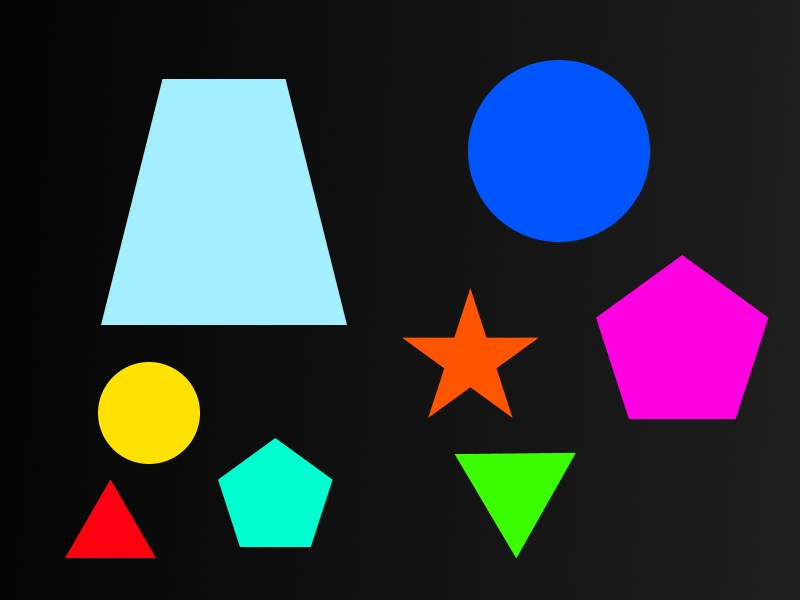
#> input picture example.jpg, 800 x 600 px
$ python get_shape.py -f example.jpg   (older library calls are emulated)
#> lines starting #> are read from the running program, lines starting #| are printed output that depends on the picture; after the words box and inside, x2 and y2 are one past the last pixel; in counts of white or black regions, pixels touching at a corner belong together
### shapes/detector.py
# import openCV
import cv2

class Detector:
	def __init__(self):
		pass

	def detect(self, c):
		shape = "Unbekannt"
		peri = cv2.arcLength(c, True)
		approx = cv2.approxPolyDP(c, 0.04 * peri, True)

		# 3 vertices => triangle
		if len(approx) == 3:
			shape = "Dreieck"


		# 4 vertices => square or rectangle
		elif len(approx) == 4:
			# use the bounding box to compute the aspect ratio
			(x, y, w, h) = cv2.boundingRect(approx)
			ar = w / float(h)

			# square => aspect ratio that is approximately equal to one,
            # otherwise, the shape is a rectangle
			shape = "Quadrat" if ar >= 0.95 and ar <= 1.05 else "Rechteck"

		# 5 vertices => pentagon
		elif len(approx) == 5:
			shape = "Pentagon"

		# otherwise, we assume the shape is a circle# 5 vertices => pentagon
		elif len(approx) >8 :
			shape = "TODO"

		# otherwise => circle
		else:
			shape = "Kreis"

		return shape

### get_shape.py
# python get_shape.py -f example.jpg

# import packages
from shapes.detector import Detector
import argparse, imutils, cv2

# get an image
oArgParser = argparse.ArgumentParser()
oArgParser.add_argument("-f", "--file", required=True, help="path to your image")
aInputs = vars(oArgParser.parse_args())

# load and resize the image
image = cv2.imread(aInputs["file"])
#> image is the input picture: shape (600, 800, 3); mean B, G, R 63.9, 53, 48.9
resized = imutils.resize(image, width=300)
ratio = image.shape[0] / float(resized.shape[0])
#> ratio = 2.67

# convert to grayscale, blur it slightly, and use threshold
oImageGray = cv2.cvtColor(resized, cv2.COLOR_BGR2GRAY)
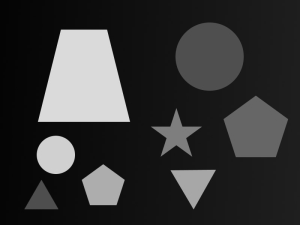
#> oImageGray: shape (225, 300); min 4, max 219, mean 53
oImageBlurred = cv2.GaussianBlur(oImageGray, (5, 5), 0)
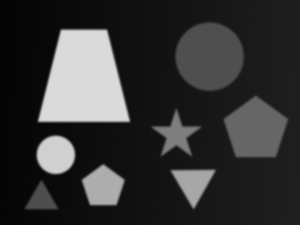
#> oImageBlurred: shape (225, 300); min 4, max 218, mean 53
oImageThresh = cv2.threshold(oImageBlurred, 60, 255, cv2.THRESH_BINARY)[1]
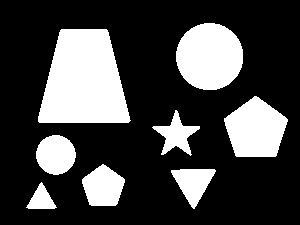
#> oImageThresh: shape (225, 300); 26.4% white; 8 white regions

# find contours in the thresholded image and use detector
counts = cv2.findContours(oImageThresh.copy(), cv2.RETR_EXTERNAL, cv2.CHAIN_APPROX_SIMPLE)
#> counts = 8 contours; box (x1, y1, x2, y2) and area: (38, 29, 131, 123) 6504, (176, 23, 243, 90) 3456, (224, 96, 288, 157) 2674, (82, 164, 125, 206) 1234, (36, 135, 76, 175) 1179, (171, 169, 216, 209) 928, (152, 110, 200, 156) 796, (26, 182, 57, 209) 403
counts = counts[0] if imutils.is_cv2() else counts[1]
oShape = Detector()

# loop over the contours
for c in counts:
	# calculate center of the contour, then try to get the name of the shape
	M = cv2.moments(c)
	cX = int((M["m10"] / M["m00"]) * ratio)
	cY = int((M["m01"] / M["m00"]) * ratio)
	shape = oShape.detect(c)

	# draw contours and name of the shape
	c = c.astype("float")
	c *= ratio
	c = c.astype("int")
	cv2.drawContours(image, [c], -1, (0, 255, 0), 2)
	cv2.putText(image, shape, (cX, cY), cv2.FONT_HERSHEY_DUPLEX, 0.5, (255, 255, 255), 2)

	# show the output
	cv2.imshow("Image", image)
#> this loop made 8 passes
#> (cX, cY, shape, peri in detect) on passes 3, 4, 5, 6, 8: (274, 497, 'Pentagon', 138.5), (147, 411, 'Kreis', 129.1), (469, 358, 'TODO', 183.9), (681, 343, 'Pentagon', 205.6), (557, 149, 'Kreis', 219.5)
#> (cX, cY, shape, peri in detect, approx in detect) on passes 1 to 2: (109, 530, 'Dreieck', 93.25, [[56, 207], [41, 182], [26, 207]]), (514, 486, 'Dreieck', 139.6, [[171, 170], [194, 208], [215, 170]])
#> pass 1, `cv2.imshow("Image", image)`:
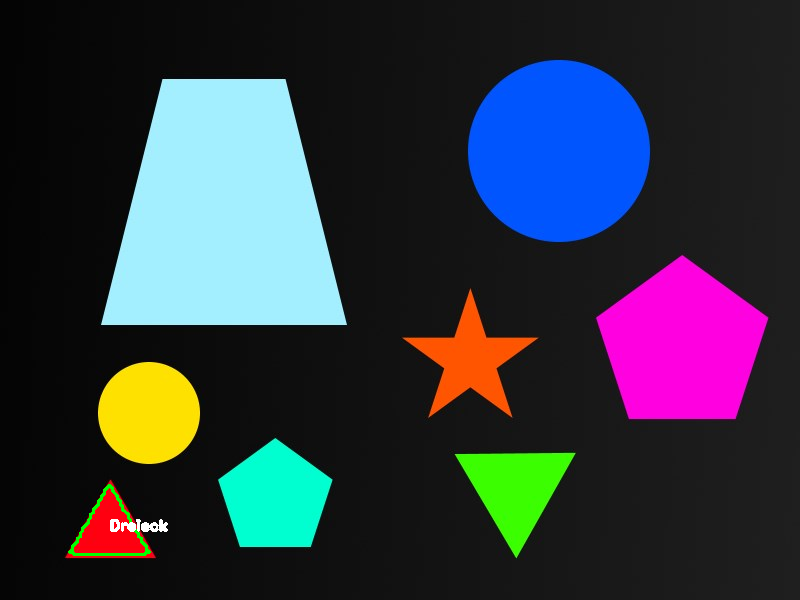
#> window 'Image': shape (600, 800, 3); mean B, G, R 64.1, 53.6, 48.7
#> pass 2, `cv2.imshow("Image", image)`:
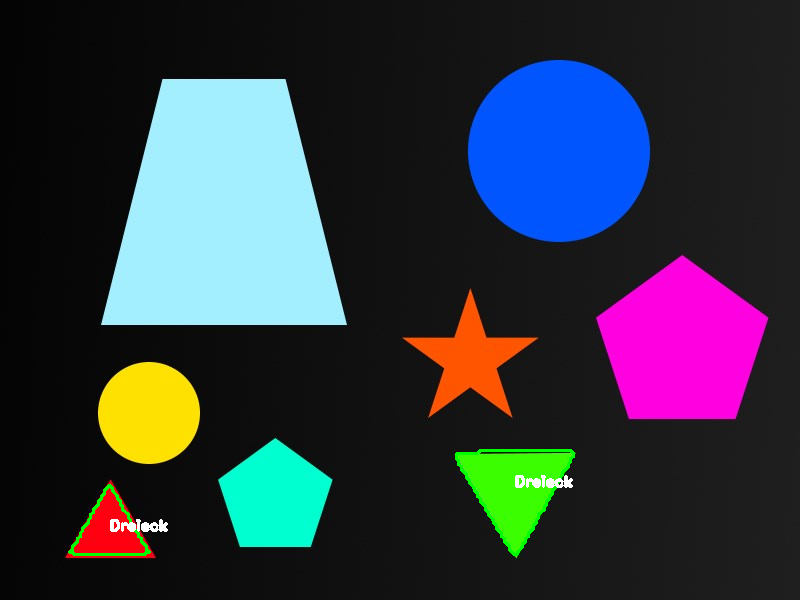
#> window 'Image': shape (600, 800, 3); mean B, G, R 64.3, 54.1, 48.8
#> after the loop:
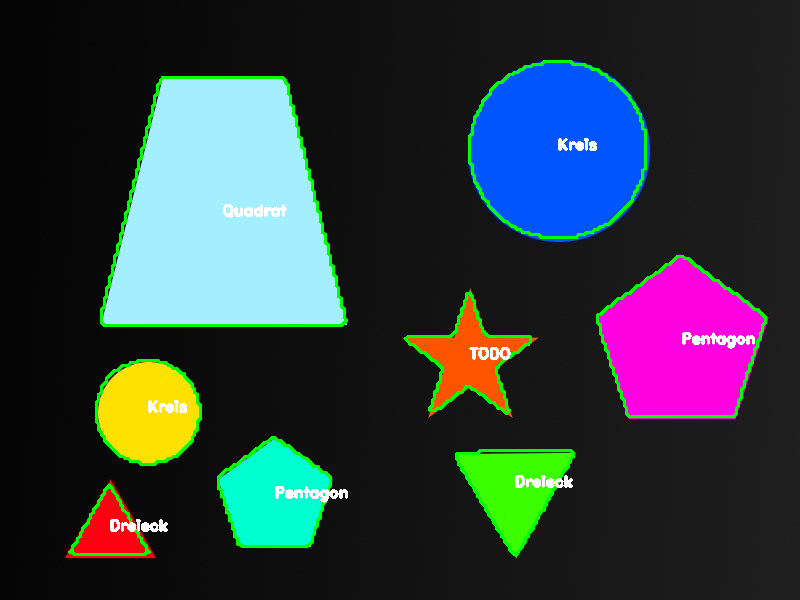
#> image: shape (600, 800, 3); 3.28% of pixels changed, all inside (x1, y1, x2, y2) = (68, 60, 767, 556)

cv2.waitKey(0)
